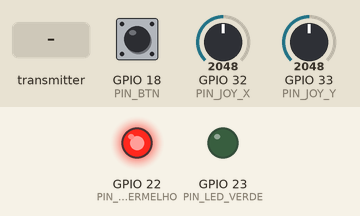
Recording of a sketch running on a simulated ESP32. Parts: output pins drawn as LEDs (lit = HIGH). The inputs (shaded band) are chosen by the test bench; at power-on: GPIO 32 (PIN_JOY_X) = 2048, GPIO 33 (PIN_JOY_Y) = 2048, GPIO 18 (PIN_BTN) HIGH. WiFi joins after 1.5 s; servers stay silent unless stated; what the sketch prints to the serial monitor is not drawn.

Above: at 2.7 s.
2.8 s: the transmitter starts sending estado = 0
At 3.3 s:
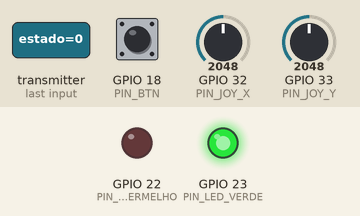
4.3 s: GPIO 32 (PIN_JOY_X) set to 2710
5.8 s: GPIO 32 (PIN_JOY_X) set to 2797
8.0 s: GPIO 33 (PIN_JOY_Y) set to 2762
9.5 s: GPIO 33 (PIN_JOY_Y) set to 2839
Timing chart, 0 to 12.5 s (numbered marks = the images above; inputs shaded):
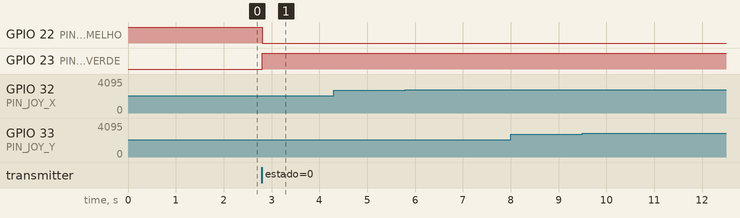

Measured:
- after the input at 2.8 s, GPIO 22 (PIN_LED_VERMELHO): HIGH → LOW at once; GPIO 23 (PIN_LED_VERDE): LOW → HIGH at once
- after the input at 4.3 s, every drawn part: stays the same
- after the input at 5.8 s, every drawn part: stays the same
- after the input at 8.0 s, every drawn part: stays the same
- after the input at 9.5 s, every drawn part: stays the same

The sketch:

controle.ino
```cpp
#include <WiFi.h>
#include <esp_now.h>
#include "secrets.h"   // WIFI_SSID e WIFI_PASS (veja secrets.example.h)

// ================== CONFIGURAÇÕES ==================
const char* ssid     = WIFI_SSID;
const char* password = WIFI_PASS;

// MAC do ESP32 do ROBÔ
uint8_t macRobo[6] = {0x00, 0x70, 0x07, 0xE6, 0xFF, 0x84};

// ================== PINOS ==================
#define PIN_JOY_X        32   // VRx (ADC1, funciona com WiFi)
#define PIN_JOY_Y        33   // VRy (ADC1, funciona com WiFi)
#define PIN_BTN          18   // botão -> GND (INPUT_PULLUP)
#define PIN_LED_VERDE    23   // LED + resistor 220R
#define PIN_LED_VERMELHO 22

// ================== PROTOCOLO (igual no robô) ==================
enum Cmd : uint8_t { CMD_PARAR = 0, CMD_FRENTE, CMD_TRAS, CMD_ESQUERDA, CMD_DIREITA, CMD_DESLIGAR, CMD_LIGAR };
enum EstadoRobo : uint8_t { ROBO_LIGADO = 0, ROBO_DESLIGADO, ROBO_ALERTA };

typedef struct { uint8_t cmd; } PacoteComando;
typedef struct { uint8_t estado; uint8_t prob; } PacoteStatus;

// ================== AJUSTES DO JOYSTICK ==================
const int CENTRO   = 2048;
const int ZONA_MORTA = 700;   // ajuste conforme seu joystick

// ================== VARIÁVEIS ==================
volatile unsigned long ultimoStatusMs = 0;
volatile uint8_t estadoRobo = ROBO_DESLIGADO;
volatile uint8_t probRobo = 0;

bool desligarAtivo = false;
int  repetirLigar = 0;
uint8_t ultimoCmdEnviado = 255;
unsigned long ultimoEnvioMs = 0, ultimoPrintMs = 0, ultimoBtnMs = 0;
bool btnAnterior = HIGH;

const char* nomeCmd(uint8_t c) {
  switch (c) {
    case CMD_FRENTE:   return "Frente";
    case CMD_TRAS:     return "Tras";
    case CMD_ESQUERDA: return "Esquerda";
    case CMD_DIREITA:  return "Direita";
    case CMD_DESLIGAR: return "DESLIGAR";
    case CMD_LIGAR:    return "LIGAR";
    default:           return "Parado";
  }
}

// Callback de recepção (assinatura muda entre core ESP32 2.x e 3.x)
#if ESP_ARDUINO_VERSION_MAJOR >= 3
void onRecv(const esp_now_recv_info_t *info, const uint8_t *data, int len)
#else
void onRecv(const uint8_t *mac, const uint8_t *data, int len)
#endif
{
  if (len == sizeof(PacoteStatus)) {
    PacoteStatus s;
    memcpy(&s, data, sizeof(s));
    estadoRobo = s.estado;
    probRobo = s.prob;
    ultimoStatusMs = millis();
  }
}

bool roboConectado() {
  return ultimoStatusMs != 0 && (millis() - ultimoStatusMs) < 3000;
}

uint8_t lerJoystick() {
  int x = analogRead(PIN_JOY_X) - CENTRO;
  int y = analogRead(PIN_JOY_Y) - CENTRO;
  if (abs(x) < ZONA_MORTA && abs(y) < ZONA_MORTA) return CMD_PARAR;
  if (abs(y) >= abs(x)) {
    // Frente/trás já corrigidos para o seu joystick
    return (y > 0) ? CMD_TRAS : CMD_FRENTE;
  } else {
    return (x > 0) ? CMD_DIREITA : CMD_ESQUERDA;
  }
}

void enviar(uint8_t cmd) {
  PacoteComando p = { cmd };
  esp_now_send(macRobo, (uint8_t*)&p, sizeof(p));
}

void setup() {
  Serial.begin(115200);
  pinMode(PIN_BTN, INPUT_PULLUP);
  pinMode(PIN_LED_VERDE, OUTPUT);
  pinMode(PIN_LED_VERMELHO, OUTPUT);
  digitalWrite(PIN_LED_VERMELHO, HIGH);

  WiFi.mode(WIFI_STA);
  Serial.print("MAC deste controle: ");
  Serial.println(WiFi.macAddress());

  // Conecta no WiFi só para alinhar o canal com o robô
  WiFi.begin(ssid, password);
  Serial.print("Conectando no WiFi");
  unsigned long t0 = millis();
  while (WiFi.status() != WL_CONNECTED && millis() - t0 < 15000) {
    delay(500);
    Serial.print(".");
  }
  Serial.println();
  if (WiFi.status() == WL_CONNECTED) {
    Serial.print("WiFi OK, canal ");
    Serial.println(WiFi.channel());
  } else {
    Serial.println("AVISO: sem WiFi. O ESP-NOW pode falhar se o robo estiver em outro canal.");
  }

  if (esp_now_init() != ESP_OK) {
    Serial.println("Erro ao iniciar ESP-NOW");
    while (true) delay(1000);
  }
  esp_now_register_recv_cb(onRecv);

  esp_now_peer_info_t peer = {};
  memcpy(peer.peer_addr, macRobo, 6);
  peer.channel = 0;      // 0 = canal atual
  peer.encrypt = false;
  if (esp_now_add_peer(&peer) != ESP_OK) {
    Serial.println("Erro ao adicionar peer (robo)");
  }
  Serial.println("Controle pronto.");
}

void loop() {
  // ---- Botão (liga/desliga) com debounce simples ----
  bool btn = digitalRead(PIN_BTN);
  if (btnAnterior == HIGH && btn == LOW && millis() - ultimoBtnMs > 250) {
    ultimoBtnMs = millis();
    desligarAtivo = !desligarAtivo;
    if (desligarAtivo) {
      Serial.println("Comando enviado: DESLIGAR");
    } else {
      Serial.println("Comando enviado: LIGAR");
      repetirLigar = 5;  // repete para garantir a entrega
    }
  }
  btnAnterior = btn;

  // ---- Envio de comando a cada 100 ms ----
  if (millis() - ultimoEnvioMs >= 100) {
    ultimoEnvioMs = millis();
    uint8_t cmd;
    if (desligarAtivo) {
      cmd = CMD_DESLIGAR;
    } else if (repetirLigar > 0) {
      cmd = CMD_LIGAR;
      repetirLigar--;
    } else {
      cmd = lerJoystick();
    }
    enviar(cmd);

    if (cmd != ultimoCmdEnviado) {
      ultimoCmdEnviado = cmd;
      Serial.print("Comando: ");
      Serial.println(nomeCmd(cmd));
    }
  }

  // ---- LEDs de status ----
  bool conectado = roboConectado();
  bool verde = conectado && estadoRobo != ROBO_DESLIGADO;
  digitalWrite(PIN_LED_VERDE, verde ? HIGH : LOW);
  digitalWrite(PIN_LED_VERMELHO, verde ? LOW : HIGH);

  // ---- Monitor serial a cada 1 s ----
  if (millis() - ultimoPrintMs >= 1000) {
    ultimoPrintMs = millis();
    Serial.print("Ultimo comando: ");
    Serial.print(nomeCmd(ultimoCmdEnviado));
    Serial.print(" | Robo: ");
    if (!conectado) {
      Serial.println("DESCONECTADO (LED vermelho)");
    } else if (estadoRobo == ROBO_DESLIGADO) {
      Serial.println("DESLIGADO (LED vermelho)");
    } else if (estadoRobo == ROBO_ALERTA) {
      Serial.print("LIGADO em ALERTA (LED verde) | Prob. vida: ");
      Serial.print(probRobo);
      Serial.println("%");
    } else {
      Serial.print("LIGADO (LED verde) | Prob. vida: ");
      Serial.print(probRobo);
      Serial.println("%");
    }
  }
}
```
